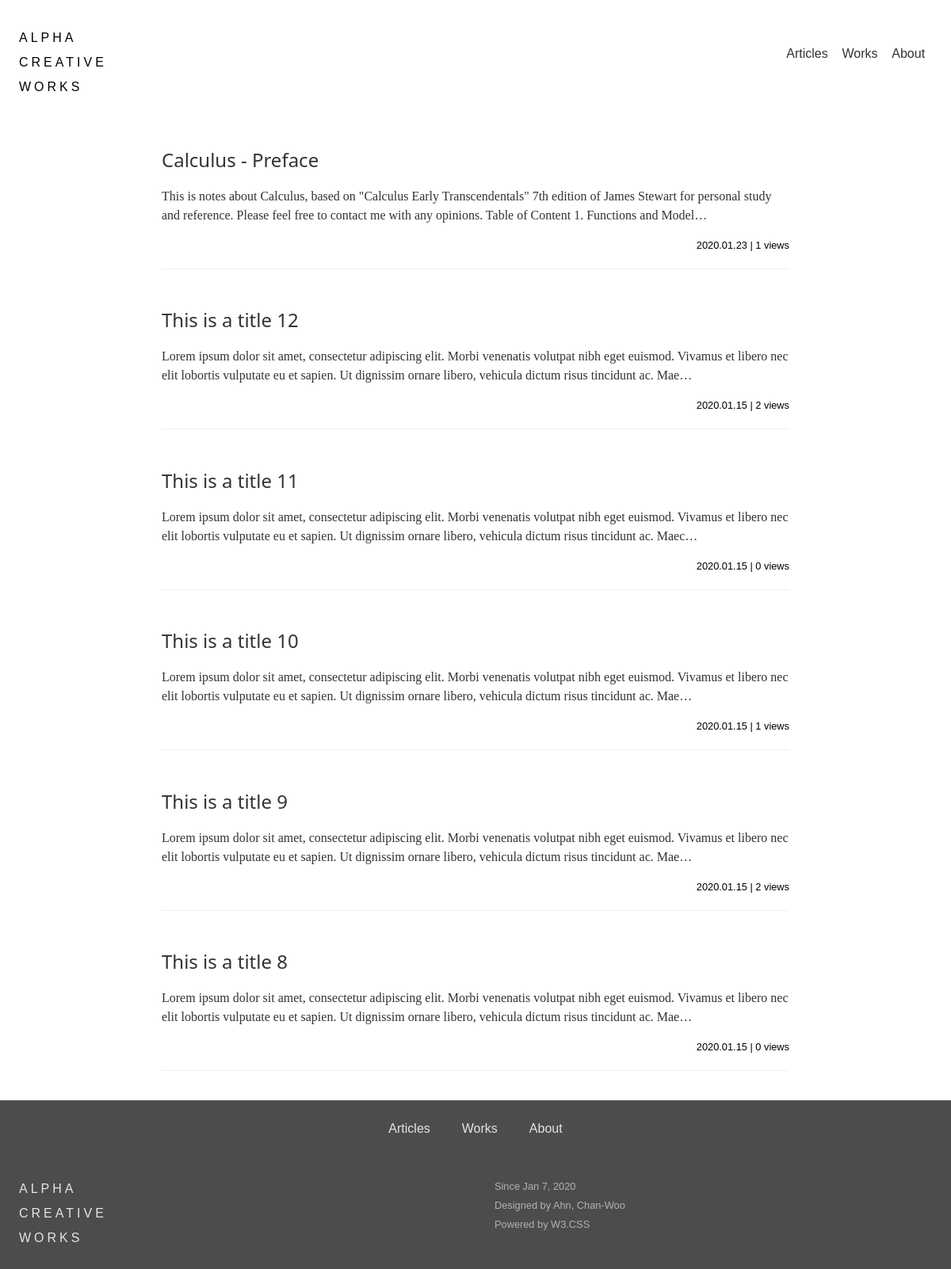
/, run on an earlier commit of the app's database.
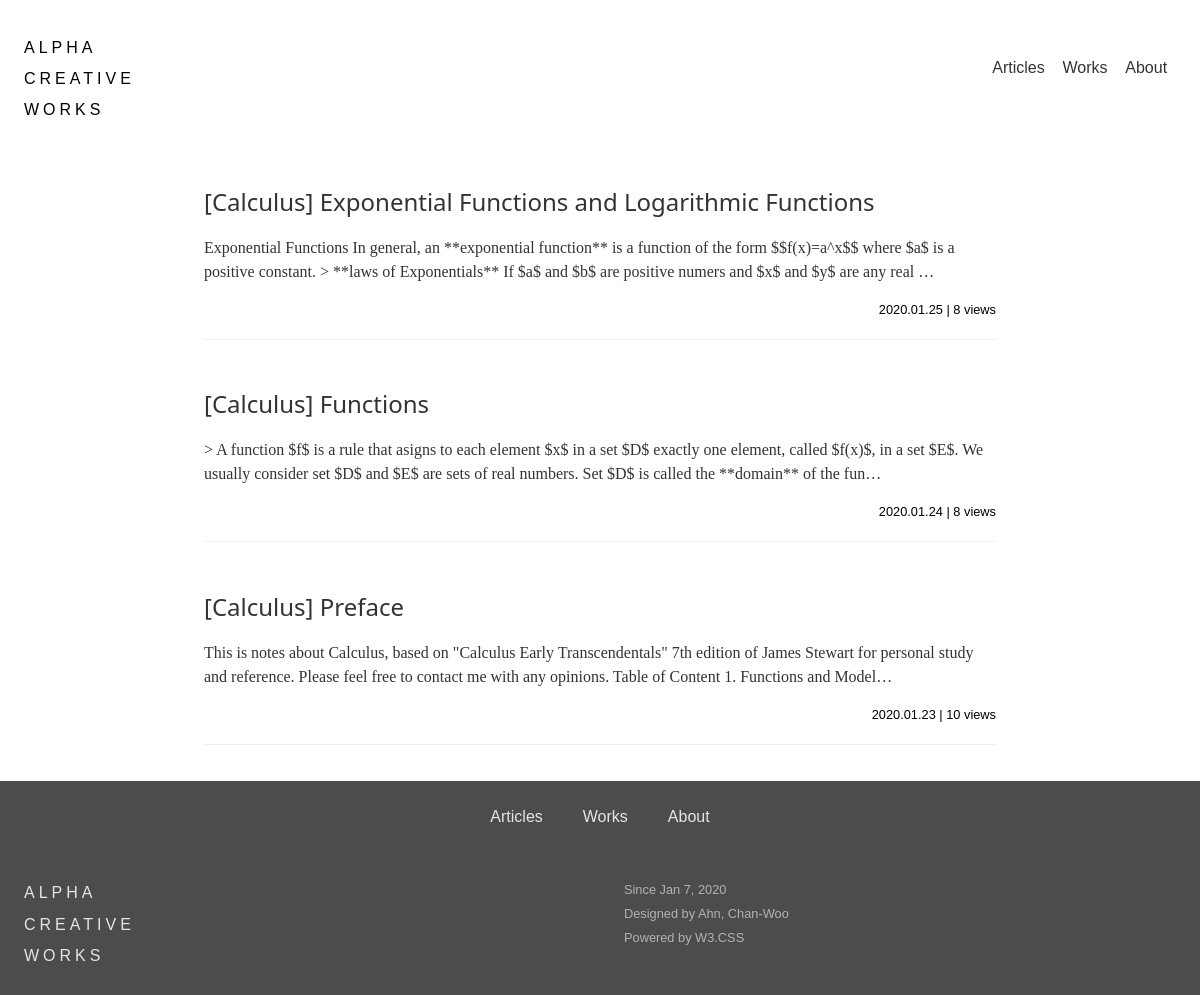
And on a later commit of the database.
### blog/models.py (models this page shows, shortened)
class Article(models.Model):
    author = models.ForeignKey(
        'auth.User',
        on_delete=models.CASCADE,
        null=True,
    )
    content = MarkdownxField()
    tags = TaggableManager(
        blank=True,
    )
    date_created = models.DateTimeField(
        auto_now_add=True,
    )
    publish = models.BooleanField(
        default=True,
        blank=False,
    )
    hit_count = models.IntegerField(
        default=0,
        null=False,
        blank=False
    )
    def get_title(self):
        return self.content.split('\n')[0].replace('#', '').strip()
    def get_preview(self):
        text = ''.join(self.content.split('\n')[1:])
        preview = re.sub('\!\[\]\(.+\)', '', text)
        preview = re.sub('\#+', '', preview)
        return(preview)
    class Meta:
        ordering = ['-date_created']

### blog/views.py (the view)
# urls.py: path('', views.index, name='index'),
def index(request):
    articles = get_list_or_404(Article)[0:6]
    context = {
        'articles': articles,
    }
    return render(request, 'blog/index.html', context)

### blog/templates/blog/index.html (shortened to what this page needs)
{% extends 'blog/base.html' %}
{% block body %}
{% for article in articles %}
<div class=" acw3-container acw3-max-width-840 acw3-margin-top">
  <a href="{% url 'article' article.pk %}" class=" acw3-text-none"
    ><h3>{{ article.get_title }}</h3></a
  >
  <p>{{ article.get_preview | truncatechars_html:230 }}</p>
  <div class=" acw3-bar">
    <small  class=" acw3-right">
      {{ article.date_created  | date:'Y.m.d' }} | {{ article.hit_count }} views
    </small>
  </div>
  <hr />
</div>
{% endfor %}
{% endblock %}

What changed in the data, as far as the page shows it:
removed Article: get_title "This is a title 12", get_preview "Lorem ipsum dolor sit amet, consectetur adipiscing elit. Morbi venenatis volutpat nibh eget euismod. Vivamus et libero nec elit lobortis vulputate eu et sapien. Ut dignissim ornare libero, vehicula dictum risus tincidunt ac. Mae…", date_created "2020.01.15", hit_count "2"
removed Article: get_title "This is a title 11", get_preview "Lorem ipsum dolor sit amet, consectetur adipiscing elit. Morbi venenatis volutpat nibh eget euismod. Vivamus et libero nec elit lobortis vulputate eu et sapien. Ut dignissim ornare libero, vehicula dictum risus tincidunt ac. Maec…", date_created "2020.01.15", hit_count "0"
removed Article: get_title "This is a title 10", get_preview "Lorem ipsum dolor sit amet, consectetur adipiscing elit. Morbi venenatis volutpat nibh eget euismod. Vivamus et libero nec elit lobortis vulputate eu et sapien. Ut dignissim ornare libero, vehicula dictum risus tincidunt ac. Mae…", date_created "2020.01.15", hit_count "1"
removed Article: get_title "This is a title 9", get_preview "Lorem ipsum dolor sit amet, consectetur adipiscing elit. Morbi venenatis volutpat nibh eget euismod. Vivamus et libero nec elit lobortis vulputate eu et sapien. Ut dignissim ornare libero, vehicula dictum risus tincidunt ac. Mae…", date_created "2020.01.15", hit_count "2"
removed Article: get_title "This is a title 8", get_preview "Lorem ipsum dolor sit amet, consectetur adipiscing elit. Morbi venenatis volutpat nibh eget euismod. Vivamus et libero nec elit lobortis vulputate eu et sapien. Ut dignissim ornare libero, vehicula dictum risus tincidunt ac. Mae…", date_created "2020.01.15", hit_count "0"
added Article: get_title "[Calculus] Exponential Functions and Logarithmic Functions", get_preview "Exponential Functions In general, an **exponential function** is a function of the form $$f(x)=a^x$$ where $a$ is a positive constant. > **laws of Exponentials** If $a$ and $b$ are positive numers and $x$ and $y$ are any real …", date_created "2020.01.25", hit_count "8"
added Article: get_title "[Calculus] Functions", get_preview "> A function $f$ is a rule that asigns to each element $x$ in a set $D$ exactly one element, called $f(x)$, in a set $E$. We usually consider set $D$ and $E$ are sets of real numbers. Set $D$ is called the **domain** of the fun…", date_created "2020.01.24", hit_count "8"
changed Article: get_title "Calculus - Preface" → "[Calculus] Preface"; hit_count "1" → "10"
